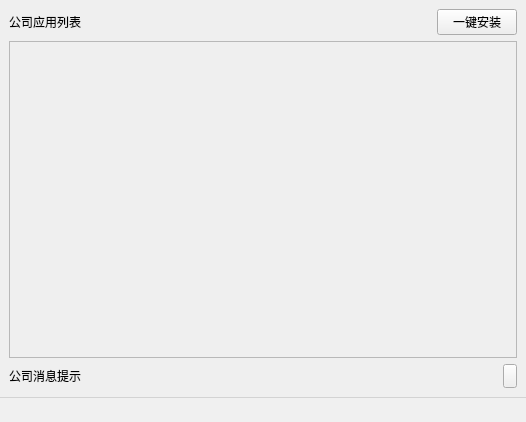
<?xml version="1.0" encoding="UTF-8"?>
<ui version="4.0">
 <class>CHomePageWidget</class>
 <widget class="QWidget" name="CHomePageWidget">
  <property name="geometry">
   <rect>
    <x>0</x>
    <y>0</y>
    <width>526</width>
    <height>422</height>
   </rect>
  </property>
  <property name="windowTitle">
   <string>CHomePageWidget</string>
  </property>
  <layout class="QGridLayout" name="gridLayout_2">
   <property name="leftMargin">
    <number>0</number>
   </property>
   <property name="topMargin">
    <number>0</number>
   </property>
   <property name="rightMargin">
    <number>0</number>
   </property>
   <property name="bottomMargin">
    <number>0</number>
   </property>
   <property name="spacing">
    <number>0</number>
   </property>
   <item row="0" column="0">
    <layout class="QGridLayout" name="gridLayout">
     <property name="leftMargin">
      <number>9</number>
     </property>
     <property name="topMargin">
      <number>9</number>
     </property>
     <property name="rightMargin">
      <number>9</number>
     </property>
     <property name="bottomMargin">
      <number>9</number>
     </property>
     <item row="0" column="0">
      <layout class="QHBoxLayout" name="horizontalLayout_3">
       <item>
        <widget class="QLabel" name="label_2">
         <property name="text">
          <string>公司应用列表</string>
         </property>
        </widget>
       </item>
       <item>
        <spacer name="horizontalSpacer_2">
         <property name="orientation">
          <enum>Qt::Horizontal</enum>
         </property>
         <property name="sizeHint" stdset="0">
          <size>
           <width>241</width>
           <height>20</height>
          </size>
         </property>
        </spacer>
       </item>
       <item>
        <widget class="QPushButton" name="tbtn_onekeyApp">
         <property name="sizePolicy">
          <sizepolicy hsizetype="Fixed" vsizetype="Preferred">
           <horstretch>0</horstretch>
           <verstretch>0</verstretch>
          </sizepolicy>
         </property>
         <property name="minimumSize">
          <size>
           <width>0</width>
           <height>26</height>
          </size>
         </property>
         <property name="text">
          <string>一键安装</string>
         </property>
         <property name="iconSize">
          <size>
           <width>16</width>
           <height>16</height>
          </size>
         </property>
        </widget>
       </item>
      </layout>
     </item>
     <item row="2" column="0">
      <layout class="QHBoxLayout" name="horizontalLayout">
       <property name="spacing">
        <number>6</number>
       </property>
       <item>
        <widget class="QLabel" name="label">
         <property name="text">
          <string>公司消息提示</string>
         </property>
        </widget>
       </item>
       <item>
        <spacer name="horizontalSpacer">
         <property name="orientation">
          <enum>Qt::Horizontal</enum>
         </property>
         <property name="sizeHint" stdset="0">
          <size>
           <width>185</width>
           <height>20</height>
          </size>
         </property>
        </spacer>
       </item>
       <item>
        <widget class="QToolButton" name="tbtn_msgMore">
         <property name="sizePolicy">
          <sizepolicy hsizetype="Fixed" vsizetype="Preferred">
           <horstretch>0</horstretch>
           <verstretch>0</verstretch>
          </sizepolicy>
         </property>
         <property name="font">
          <font>
           <family>微软雅黑</family>
          </font>
         </property>
         <property name="toolTip">
          <string>查看全部消息</string>
         </property>
         <property name="styleSheet">
          <string notr="true"/>
         </property>
         <property name="text">
          <string/>
         </property>
         <property name="iconSize">
          <size>
           <width>16</width>
           <height>13</height>
          </size>
         </property>
         <property name="toolButtonStyle">
          <enum>Qt::ToolButtonTextOnly</enum>
         </property>
         <property name="autoRaise">
          <bool>false</bool>
         </property>
        </widget>
       </item>
      </layout>
     </item>
     <item row="1" column="0">
      <widget class="QScrollArea" name="scrollArea">
       <property name="sizePolicy">
        <sizepolicy hsizetype="Preferred" vsizetype="Expanding">
         <horstretch>0</horstretch>
         <verstretch>0</verstretch>
        </sizepolicy>
       </property>
       <property name="minimumSize">
        <size>
         <width>0</width>
         <height>130</height>
        </size>
       </property>
       <property name="verticalScrollBarPolicy">
        <enum>Qt::ScrollBarAsNeeded</enum>
       </property>
       <property name="widgetResizable">
        <bool>true</bool>
       </property>
       <widget class="QWidget" name="scrollAreaWidgetContents">
        <property name="geometry">
         <rect>
          <x>0</x>
          <y>0</y>
          <width>506</width>
          <height>303</height>
         </rect>
        </property>
        <layout class="QGridLayout" name="gridLayout_3"/>
       </widget>
      </widget>
     </item>
    </layout>
   </item>
   <item row="1" column="0">
    <layout class="QHBoxLayout" name="horizontalLayout_2">
     <property name="spacing">
      <number>0</number>
     </property>
     <item>
      <widget class="QLabel" name="label_IP">
       <property name="sizePolicy">
        <sizepolicy hsizetype="Preferred" vsizetype="Fixed">
         <horstretch>0</horstretch>
         <verstretch>0</verstretch>
        </sizepolicy>
       </property>
       <property name="minimumSize">
        <size>
         <width>0</width>
         <height>25</height>
        </size>
       </property>
       <property name="maximumSize">
        <size>
         <width>16777215</width>
         <height>25</height>
        </size>
       </property>
       <property name="font">
        <font>
         <family>微软雅黑</family>
         <pointsize>9</pointsize>
        </font>
       </property>
       <property name="styleSheet">
        <string notr="true">QLabel{background-color:#F0F0F0;
border-top:1px solid lightgray;}</string>
       </property>
       <property name="text">
        <string/>
       </property>
       <property name="alignment">
        <set>Qt::AlignRight|Qt::AlignTrailing|Qt::AlignVCenter</set>
       </property>
      </widget>
     </item>
     <item>
      <widget class="QLabel" name="label_Svr">
       <property name="sizePolicy">
        <sizepolicy hsizetype="Fixed" vsizetype="Fixed">
         <horstretch>0</horstretch>
         <verstretch>0</verstretch>
        </sizepolicy>
       </property>
       <property name="minimumSize">
        <size>
         <width>0</width>
         <height>25</height>
        </size>
       </property>
       <property name="maximumSize">
        <size>
         <width>16777215</width>
         <height>25</height>
        </size>
       </property>
       <property name="font">
        <font>
         <family>微软雅黑</family>
         <pointsize>9</pointsize>
        </font>
       </property>
       <property name="styleSheet">
        <string notr="true">QLabel{background-color:#F0F0F0;
border-top:1px solid lightgray;}</string>
       </property>
       <property name="text">
        <string/>
       </property>
       <property name="alignment">
        <set>Qt::AlignRight|Qt::AlignTrailing|Qt::AlignVCenter</set>
       </property>
      </widget>
     </item>
    </layout>
   </item>
  </layout>
 </widget>
 <layoutdefault spacing="6" margin="11"/>
 <resources>
  <include location="CSMonitorClient.qrc"/>
 </resources>
 <connections/>
</ui>
